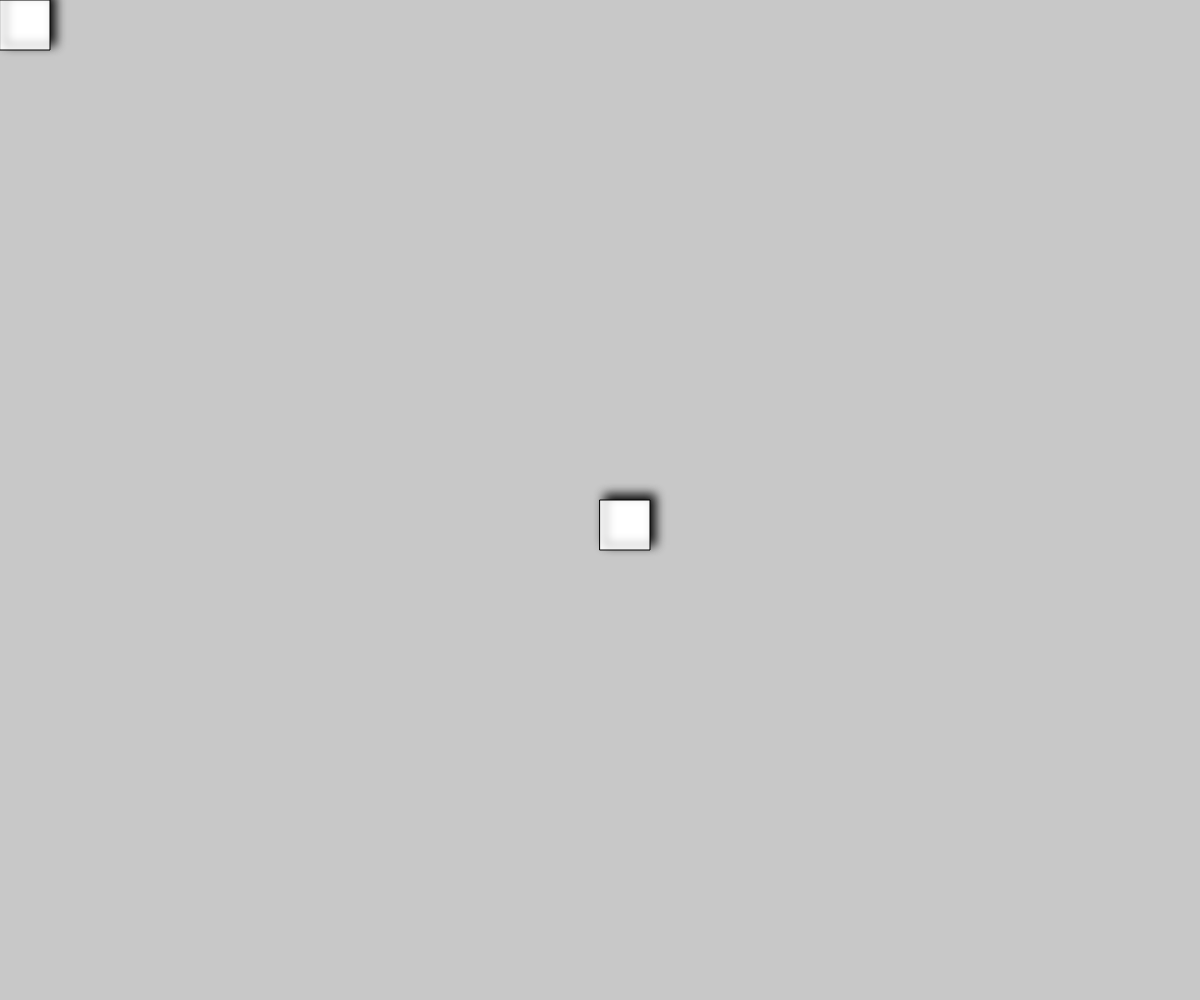
Frame 1 (no input)
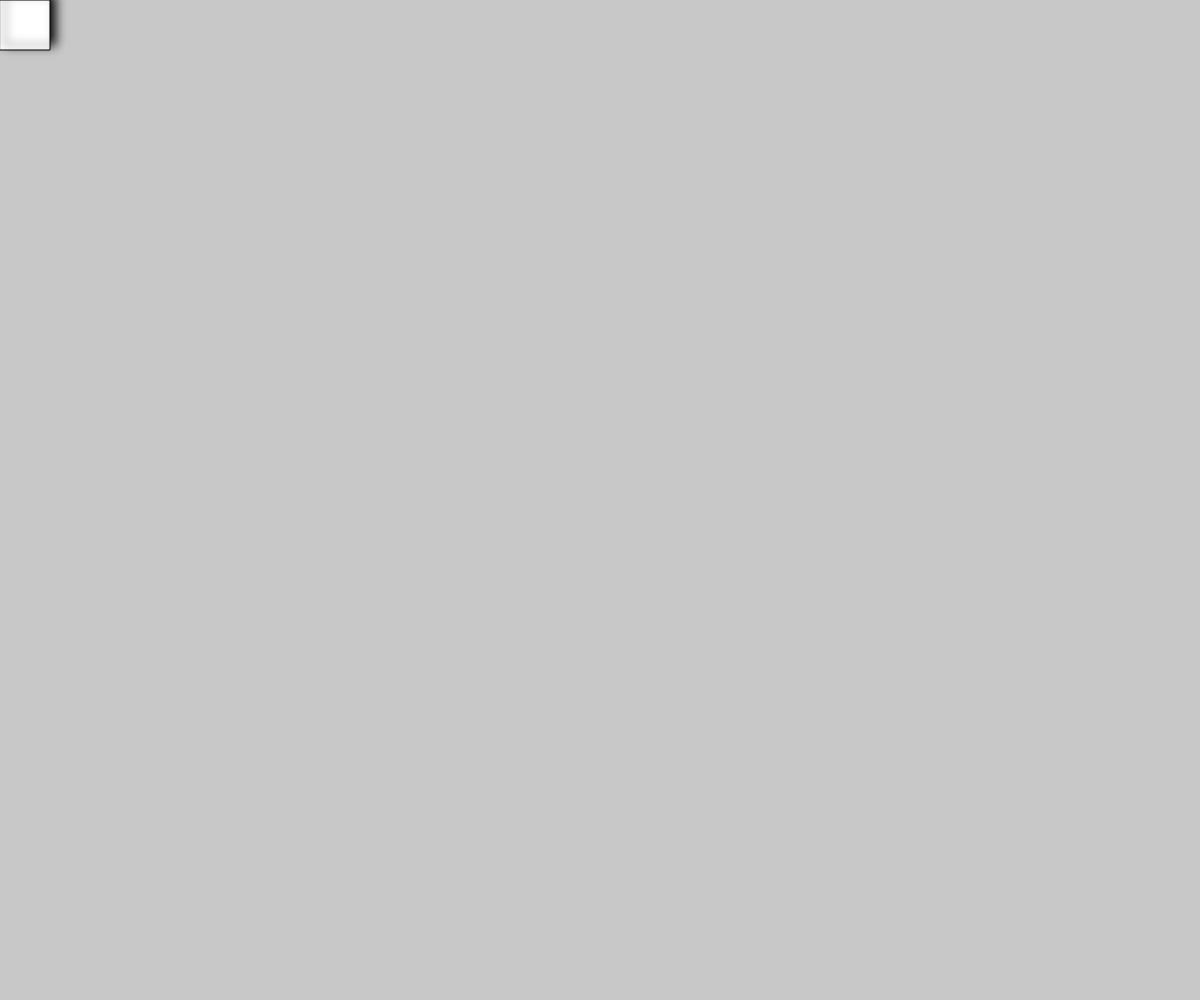
Frame 60 (no input)
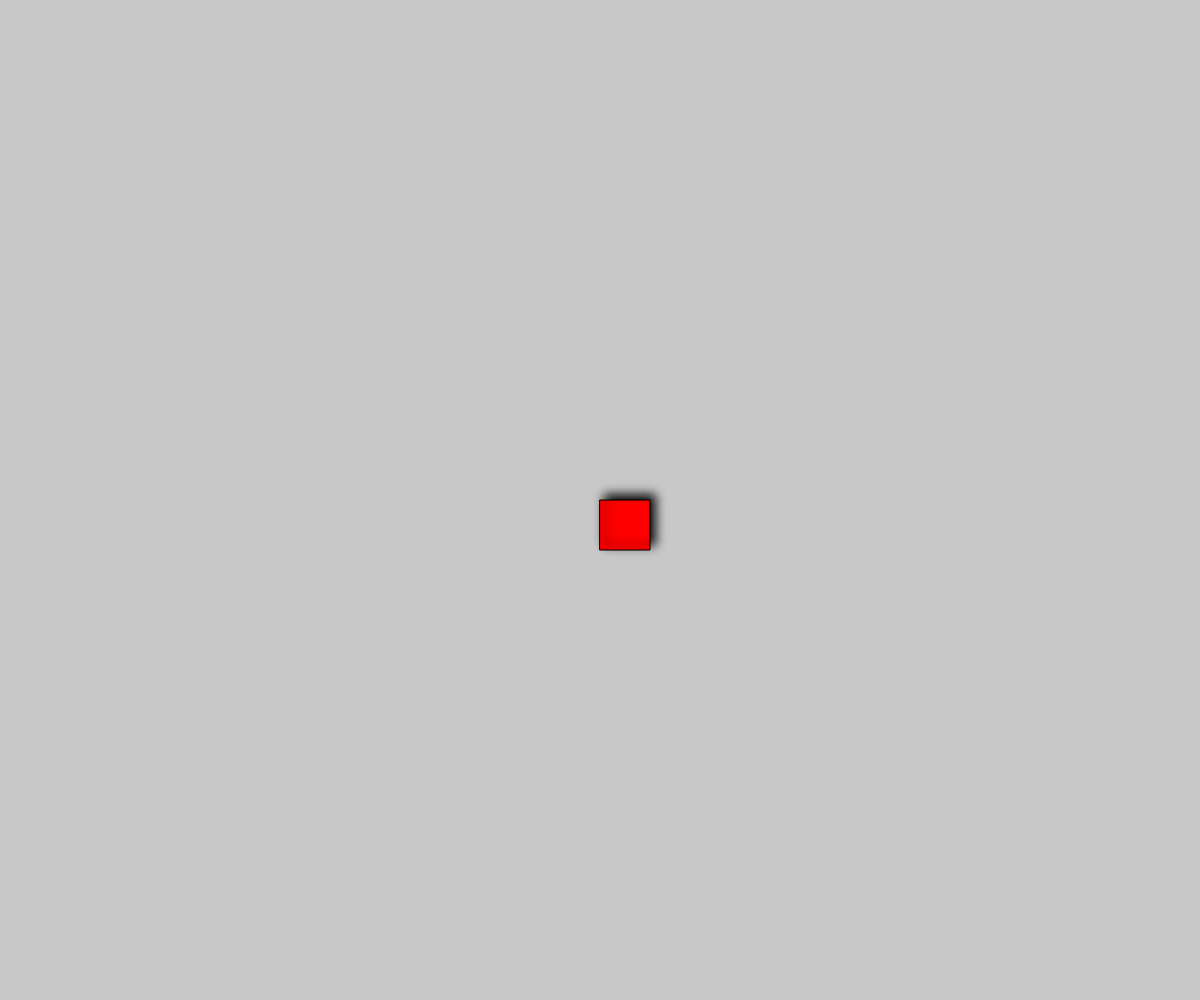
Frame 120 (the mouse pressed at the canvas centre since frame 60)

The p5.js sketch that drew these frames (run headless with seeded random() and noise() and a simulated clock; from frame 60 on, the mouse is pressed at the canvas centre):

// p5.js sketch
// ── sketch.js
var worldBox;
var bbox1;
var bbox2;
var ranx;
var rany;
function setup() {
  
// put setup code here
createCanvas(windowWidth,windowHeight)


worldBox = {xpos:0,ypos:0,w:windowWidth,h:windowHeight};



drawingContext.shadowOffsetX = 5;
drawingContext.shadowOffsetY = -5;
drawingContext.shadowBlur = 10;
drawingContext.shadowColor = "black";
bbox1= {h:50, w:50,xpos:100,ypos:200};
bbox2= {h:50, w:50,xpos:worldBox["h"],ypos:worldBox["w"]};

background(200);
}



function draw() {
  
// put drawing code here


update();
background(200);

//draw
rect(bbox1["xpos"],bbox1["ypos"],bbox1["w"],bbox1["h"]);
rect(bbox2["xpos"],bbox2["ypos"],bbox2["w"],bbox2["h"]);

}


function update()
{



var x = mouseX;
var y = mouseY;

bbox1["xpos"] = x;
bbox1["ypos"] = y;

if(isBoundOverlap(bbox1,bbox2))
{
	fill(255,0,0);
}


//is out of bounds?
if(isBoundOverlap(bbox2,worldBox))
{
    
    bbox2["xpos"]+=  ranx;
    bbox2["ypos"]+=  rany;
}
else
{
    bbox2["xpos"]=worldBox["w"]/2;
    bbox2["ypos"]=worldBox["h"]/2;
	ranx = Math.floor(Math.random() * (max - min)) + min;
	rany = Math.floor(Math.random() * (max - min)) + min;
}

}


function isBoundOverlap(boundBox1,boundBox2)
{

	if(boundBox1["xpos"] + boundBox1["w"] > boundBox2["xpos"]&& 
	boundBox1["ypos"] + boundBox1["h"] > boundBox2["ypos"] &&
	boundBox2["ypos"] + boundBox2["h"] > boundBox1["ypos"]&&
	boundBox2["xpos"] + boundBox2["w"] > boundBox1["xpos"])
	{
	return 1;
	}
	else
	{
	return 0;
	}	
}


/*---old code---

if(100<x && 300 > x && 100<y && 300 > y)
{ 
fill(255,0,0);
}

---------------*/
